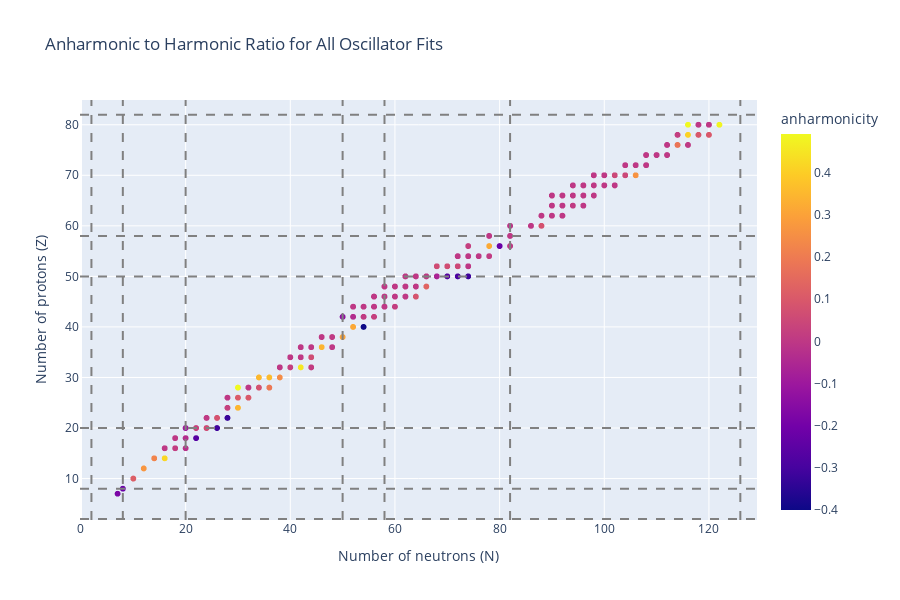

The notebook cell this image was saved under:
### Code cell
df_to_plot = residuals_df[residuals_df['anharmonicity'].abs() < 0.5]

fig = px.scatter(df_to_plot, 
          x='n',
          y='z', 
          color='anharmonicity',
          title='Anharmonic to Harmonic Ratio for All Oscillator Fits',
          labels={'z': 'Number of protons (Z)', 'n': 'Number of neutrons (N)', 'ratio': 'Anharmonicity Ratio'},
          height=600)


magic_numbers_n = [2, 8, 20, 50, 58, 82, 126]
magic_numbers_z = [2, 8, 20, 50, 58, 82]

for i, m in enumerate(magic_numbers_n):
    fig.add_vline(x=m, line_dash="dash", line_color="gray", name="Magic numbers" if i==0 else None)

for i, m in enumerate(magic_numbers_z):
    fig.add_hline(y=m, line_dash="dash", line_color="gray")

fig.show()

### Figure 1 — Plotly figure (JSON) as saved in the notebook; plotly's stock layout.template omitted (floating-point values rounded to 4 significant figures; data arrays with more than 128 entries replaced by an {"elided": "..."} marker saying what was removed)
{"data": [{"hovertemplate": "Number of neutrons (N)=%{x}<br>Number of protons (Z)=%{y}<br>anharmonicity=%{marker.color}<extra></extra>", "legendgroup": "", "marker": {"color": {"elided": "1001 float values"}, "coloraxis": "coloraxis", "symbol": "circle"}, "mode": "markers", "name": "", "showlegend": false, "type": "scattergl", "x": {"elided": "1001 int values"}, "xaxis": "x", "y": {"elided": "1001 int values"}, "yaxis": "y"}], "layout": {"coloraxis": {"colorbar": {"title": {"text": "anharmonicity"}}, "colorscale": [[0, "#0d0887"], [0.1111, "#46039f"], [0.2222, "#7201a8"], [0.3333, "#9c179e"], [0.4444, "#bd3786"], [0.5556, "#d8576b"], [0.6667, "#ed7953"], [0.7778, "#fb9f3a"], [0.8889, "#fdca26"], [1, "#f0f921"]]}, "height": 600, "legend": {"tracegroupgap": 0}, "shapes": [{"line": {"color": "gray", "dash": "dash"}, "name": "Magic numbers", "type": "line", "x0": 2, "x1": 2, "xref": "x", "y0": 0, "y1": 1, "yref": "y domain"}, {"line": {"color": "gray", "dash": "dash"}, "type": "line", "x0": 8, "x1": 8, "xref": "x", "y0": 0, "y1": 1, "yref": "y domain"}, {"line": {"color": "gray", "dash": "dash"}, "type": "line", "x0": 20, "x1": 20, "xref": "x", "y0": 0, "y1": 1, "yref": "y domain"}, {"line": {"color": "gray", "dash": "dash"}, "type": "line", "x0": 50, "x1": 50, "xref": "x", "y0": 0, "y1": 1, "yref": "y domain"}, {"line": {"color": "gray", "dash": "dash"}, "type": "line", "x0": 58, "x1": 58, "xref": "x", "y0": 0, "y1": 1, "yref": "y domain"}, {"line": {"color": "gray", "dash": "dash"}, "type": "line", "x0": 82, "x1": 82, "xref": "x", "y0": 0, "y1": 1, "yref": "y domain"}, {"line": {"color": "gray", "dash": "dash"}, "type": "line", "x0": 126, "x1": 126, "xref": "x", "y0": 0, "y1": 1, "yref": "y domain"}, {"line": {"color": "gray", "dash": "dash"}, "type": "line", "x0": 0, "x1": 1, "xref": "x domain", "y0": 2, "y1": 2, "yref": "y"}, {"line": {"color": "gray", "dash": "dash"}, "type": "line", "x0": 0, "x1": 1, "xref": "x domain", "y0": 8, "y1": 8, "yref": "y"}, {"line": {"color": "gray", "dash": "dash"}, "type": "line", "x0": 0, "x1": 1, "xref": "x domain", "y0": 20, "y1": 20, "yref": "y"}, {"line": {"color": "gray", "dash": "dash"}, "type": "line", "x0": 0, "x1": 1, "xref": "x domain", "y0": 50, "y1": 50, "yref": "y"}, {"line": {"color": "gray", "dash": "dash"}, "type": "line", "x0": 0, "x1": 1, "xref": "x domain", "y0": 58, "y1": 58, "yref": "y"}, {"line": {"color": "gray", "dash": "dash"}, "type": "line", "x0": 0, "x1": 1, "xref": "x domain", "y0": 82, "y1": 82, "yref": "y"}], "title": {"text": "Anharmonic to Harmonic Ratio for All Oscillator Fits"}, "xaxis": {"anchor": "y", "domain": [0, 1], "title": {"text": "Number of neutrons (N)"}}, "yaxis": {"anchor": "x", "domain": [0, 1], "title": {"text": "Number of protons (Z)"}}}}
